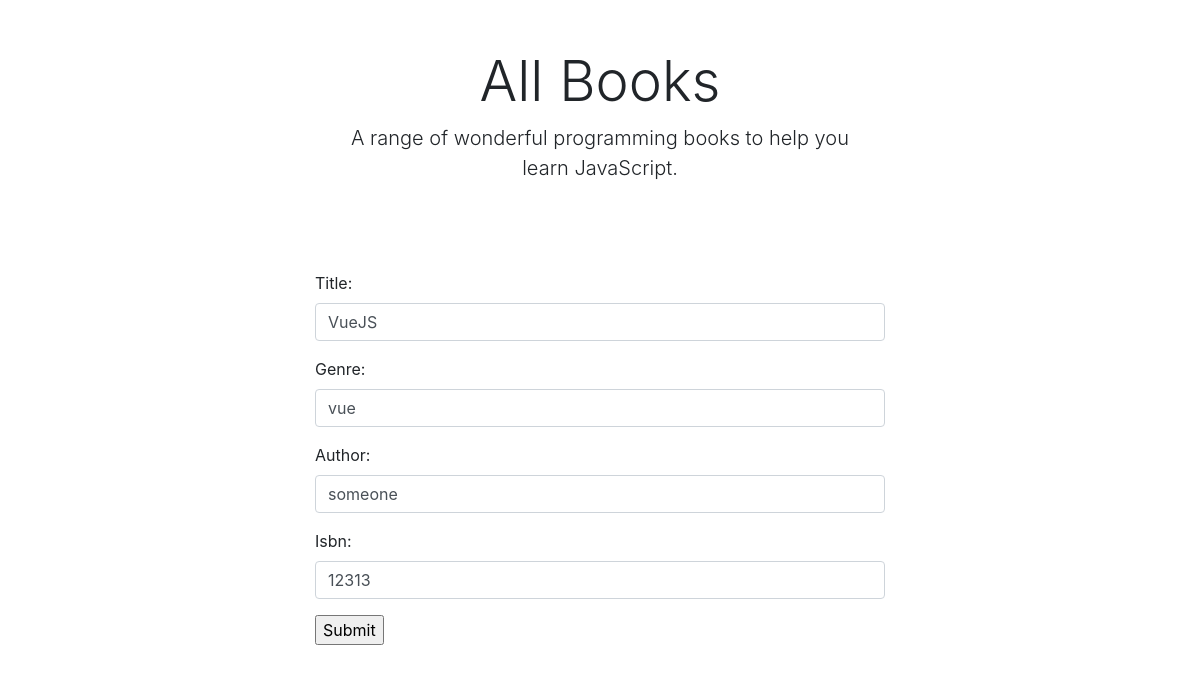
The page /books/vuejs/edit/ (signed in) on the database its author committed.
### books/models.py (models this page shows, shortened)
class Books(models.Model):
    title = models.CharField(max_length=100)
    slug = models.SlugField(null=True)
    genre = models.CharField(max_length=100)
    author = models.CharField(max_length=100)
    isbn = models.IntegerField()
    count = models.IntegerField(null=True, default=0)

### books/views.py (the view)
# urls.py: path('<slug:slug>/edit/', BookEditView.as_view(), name='edit-detail'),
class BookEditView(PermissionRequiredMixin, UpdateView):
    raise_exception = False
    permission_required = 'books.change_books'
    permission_denied_message = 'Bhai aga Login Kora achooo'
    login_url = '/books/'
    redirect_field_name = 'next'
    model = Books
    form_class = AddForm
    template_name = 'add.html'
    success_url = '/books/'

### books/forms.py
class AddForm(forms.ModelForm):
    class Meta:
        model = Books
        fields = ('title', 'genre', 'author', 'isbn')
        widgets = {
            'title': forms.TextInput(attrs={'class': 'form-control'}),
            'genre': forms.TextInput(attrs={'class': 'form-control'}),
            'author': forms.TextInput(attrs={'class': 'form-control'}),
            'isbn': forms.TextInput(attrs={'class': 'form-control'}),
        }

### books/templates/add.html (shortened to what this page needs)
{% extends "base.html" %}
{% block content %}
<div class="container" style="max-width:600px">
    <div class="px-3 py-3 pt-md-5 pb-md-4 mx-auto text-center">
        <h1 class="display-4">All Books</h1>
        <p class="lead">A range of wonderful programming books to help you learn JavaScript.</p>
    </div>
    <div class="py-5">
        <div class="row">
            <div class="col-12">
                <form method="post">
                    {{ form.as_p }}
                    <input type="submit">
                </form>
            </div>
        </div>
    </div>
</div>
{% endblock %}

### rows shown on the page
Books: title "VueJS", genre "vue", author "someone", isbn "12313"
